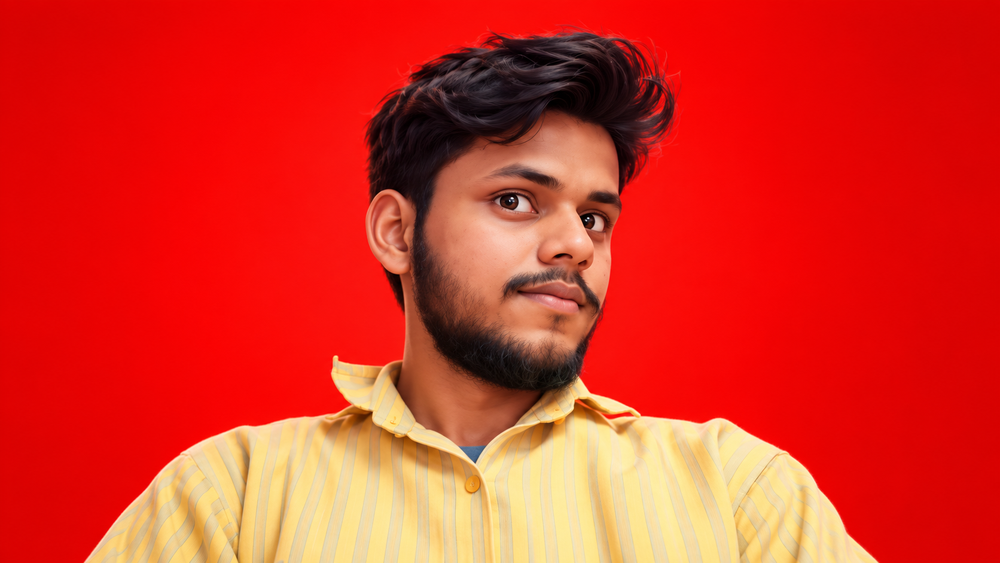
#> input picture assets_source/character_reference.png, 1000 x 563 px, shrunk from 1672 x 941 before the run
$ python -i matte.py   (imports and definitions only)
#> lines starting #> are read from the running program, lines starting #| are printed output that depends on the picture
#> further down, picture is the input picture: shape (563, 1000, 3); mean B, G, R 36.1, 50.9, 219.7
"""Background matting for the character footage.

The source video has a smooth red studio gradient (not a flat colour), so each
frame's background is modelled with a low-order 2-D polynomial fitted to pixels
that are confidently background. Alpha comes from the colour distance to that
modelled background, and edge colours are decontaminated by un-mixing the
known background (I = aF + (1-a)B  =>  F = (I - (1-a)B) / a).
"""
import cv2
import numpy as np


def _poly_terms(x, y, deg=4):
    return np.stack([x**i * y**j for i in range(deg + 1) for j in range(deg + 1 - i)], -1)


def estimate_background(img):
    """img: HxWx3 float32 RGB. Returns HxWx3 smooth background estimate."""
    h, w, _ = img.shape
#> h = 563; w = 1000
    r, g, b = img[..., 0], img[..., 1], img[..., 2]
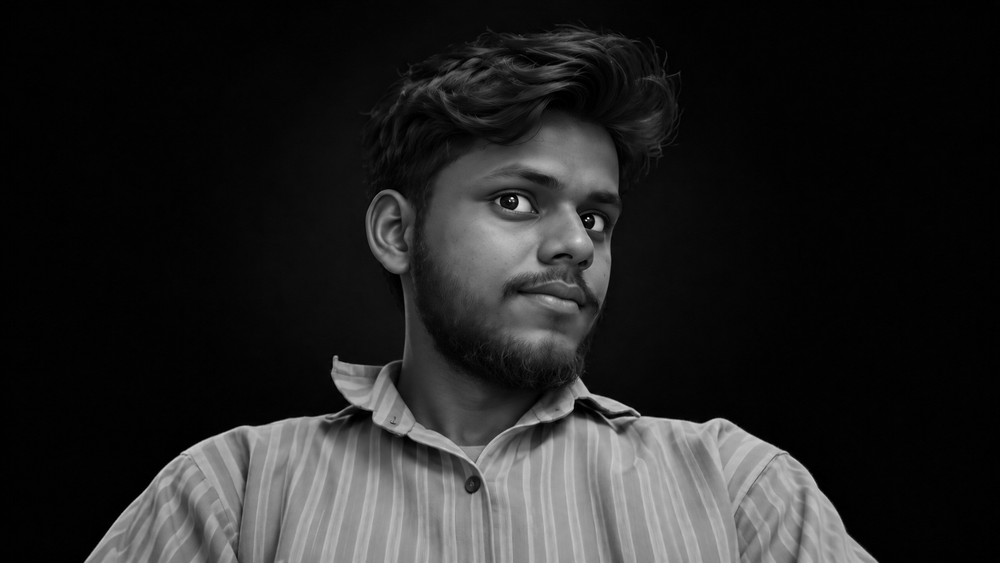
#> r: shape (563, 1000) float32; min 0, max 255, mean 36.1
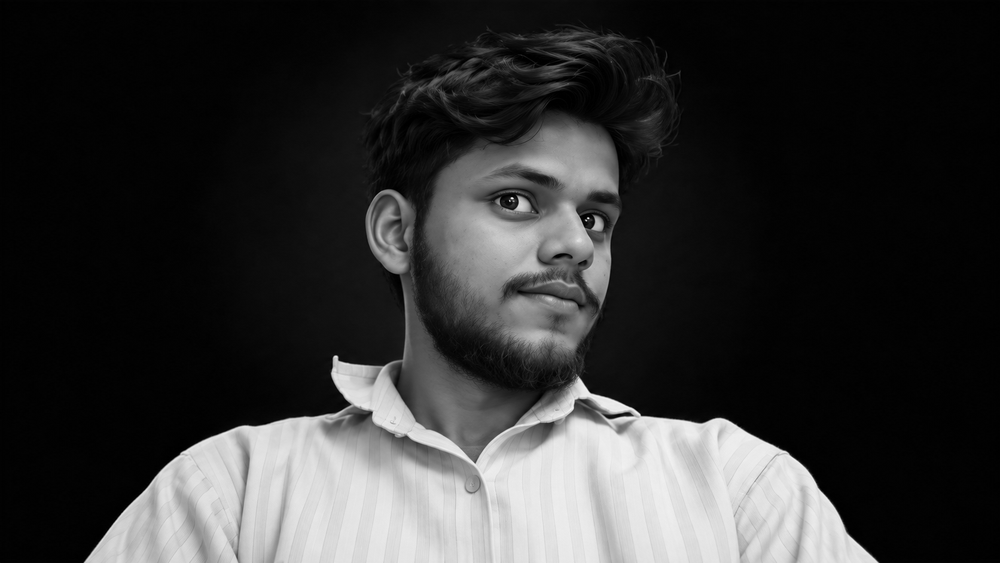
#> g: shape (563, 1000) float32; min 0, max 254, mean 50.9
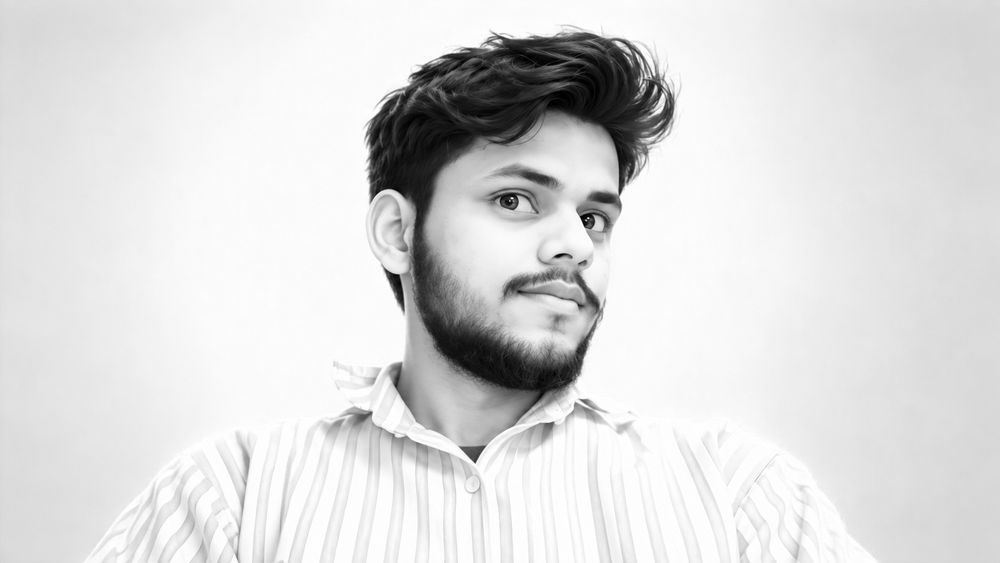
#> b: shape (563, 1000) float32; min 0, max 255, mean 219.7
    # Confident background: saturated red, very little green/blue.
    bg = (r > 120) & (g < 0.30 * r) & (b < 0.30 * r)
#> bg: shape (563, 1000) bool; every value is 0
    bg = cv2.erode(bg.astype(np.uint8), np.ones((15, 15), np.uint8)) > 0
    ys, xs = np.nonzero(bg[::6, ::6])
#> ys = empty array; xs = empty array
    ys, xs = ys * 6, xs * 6
    A = _poly_terms(xs / w - 0.5, ys / h - 0.5)
#> A = empty array
    yy, xx = np.mgrid[0:h, 0:w]
    full = _poly_terms(xx.ravel() / w - 0.5, yy.ravel() / h - 0.5)
    out = np.empty_like(img)
    for c in range(3):
        v = img[ys, xs, c]
        coef, *_ = np.linalg.lstsq(A, v, rcond=None)
        # one robust re-fit pass drops outliers such as the small sparkle glyph
        res = np.abs(A @ coef - v)
        keep = res < np.percentile(res, 97)
        coef, *_ = np.linalg.lstsq(A[keep], v[keep], rcond=None)
        out[..., c] = (full @ coef).reshape(h, w)
#> this loop made 1 pass
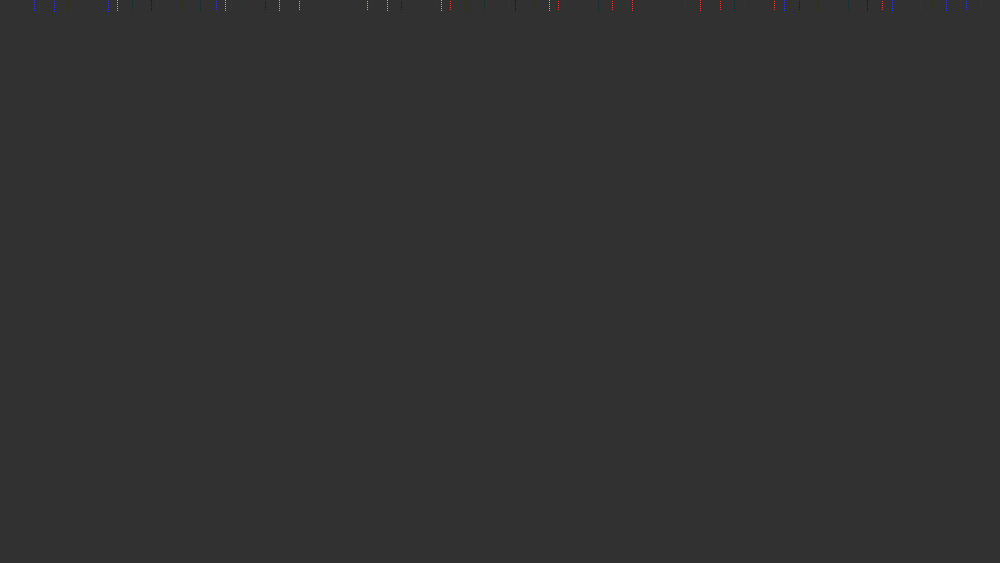
#> out: shape (563, 1000, 3) float32; mean B, G, R inf, inf, inf; drawn with min black and max white
    return out


def matte(img_rgb_u8, t_lo=28.0, t_hi=75.0):
    img = img_rgb_u8.astype(np.float32)
    B = estimate_background(img)
    diff = img - B
    # weight green/blue more: the background is almost pure red, so any real
    # green/blue content (skin, shirt, eye whites) is strong evidence of foreground
    d_rgb = np.sqrt(0.6 * diff[..., 0] ** 2 + 1.4 * diff[..., 1] ** 2 + 1.0 * diff[..., 2] ** 2)
    # Shadowed skin can sit close to the bright centre of the gradient in RGB
    # distance, but its green/red ratio is ~2x the background's. Darkening
    # relative to the background is a second cue (hair, beard, shadows).
    chroma = 400.0 * (img[..., 1] / (img[..., 0] + 5) - B[..., 1] / (B[..., 0] + 5))
    dark = 0.8 * (B[..., 0] - img[..., 0])
    d = np.maximum.reduce([d_rgb, chroma, dark])

    core = (d > t_hi).astype(np.uint8)
    core = cv2.morphologyEx(core, cv2.MORPH_OPEN, np.ones((3, 3), np.uint8))
    n, lab, stats, _ = cv2.connectedComponentsWithStats(core, 8)
    if n > 1:
        main = 1 + np.argmax(stats[1:, cv2.CC_STAT_AREA])
        body = lab == main
        # keep detached hair strands etc. that sit close to the main silhouette
        near = cv2.dilate(body.astype(np.uint8), np.ones((41, 41), np.uint8)) > 0
        for k in range(1, n):
            if k != main and stats[k, cv2.CC_STAT_AREA] >= 4 and near[lab == k].any():
                body |= lab == k
    else:
        body = core > 0
    # fill interior holes (eyes, mouth shadows, etc.)
    filled = body.astype(np.uint8) * 255
    ff = filled.copy()
    mask = np.zeros((ff.shape[0] + 2, ff.shape[1] + 2), np.uint8)
    cv2.floodFill(ff, mask, (0, 0), 255)
    holes = cv2.bitwise_not(ff)
    solid = (filled | holes) > 0

    soft = np.clip((d - t_lo) / (t_hi - t_lo), 0, 1)
    band = cv2.dilate(solid.astype(np.uint8), np.ones((7, 7), np.uint8)) > 0
    alpha = np.where(solid, 1.0, np.where(band, soft, 0.0)).astype(np.float32)
    # slight feather on the hard edge of the solid region only
    inner = cv2.erode(solid.astype(np.uint8), np.ones((3, 3), np.uint8)) > 0
    edge = solid & ~inner
    alpha[edge] = np.maximum(soft[edge], 0.85 * alpha[edge] + 0.0)
    alpha = np.where(inner, 1.0, alpha)

    a = np.clip(alpha, 1e-3, 1)[..., None]
    F = (img - (1 - a) * B) / a
    F = np.clip(F, 0, 255)
    F = np.where(alpha[..., None] > 0.995, img, F)
    F = despill(F)
    rgba = np.dstack([F, alpha * 255]).round().astype(np.uint8)
    return rgba, B


def despill(F):
    """Neutralise the red rim light the studio backdrop cast on his hair.

    Skin, lips and the shirt all have green/red ratios above ~0.45; the red
    spill on dark hair sits near 0.2. Pixels below 0.42 get their red pulled
    toward a neutral dark-brown balance, fading out as the ratio rises, so the
    character sits naturally on any page colour.
    """
    r, g, b = F[..., 0], F[..., 1], F[..., 2]
    ratio = g / (r + 1.0)
    w = np.clip((0.42 - ratio) / 0.17, 0, 1)
    neutral = np.minimum(r, 1.2 * np.maximum(g, b) + 6.0)
    out = F.copy()
    out[..., 0] = r * (1 - w) + neutral * w
    return out

>>> import cv2
>>> picture = cv2.imread('../assets_source/character_reference.png')
#> (the run stopped early here; a loop or call above may not have finished)
